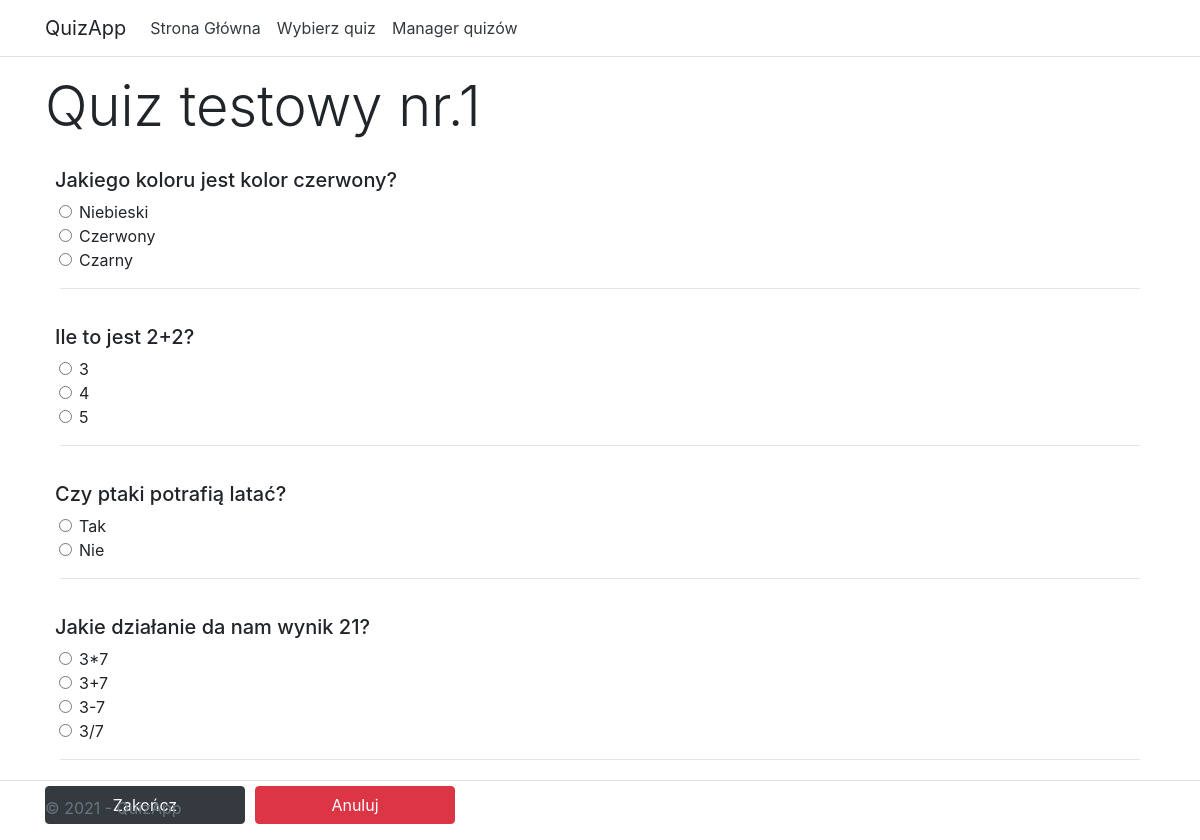
The page /quizzes/solve/1/ on the database its author committed.
### quizzes/models.py (models this page shows, shortened)
class Quiz(models.Model):
    title = models.CharField(max_length=64)

class Question(models.Model):
    quiz = models.ForeignKey(Quiz, on_delete=models.CASCADE)
    contents = models.CharField(max_length=512)

class Answer(models.Model):
    question = models.ForeignKey(Question, on_delete=models.CASCADE)
    contents = models.CharField(max_length=512)
    is_true = models.BooleanField(default=False)

### quizzes/views.py (the view)
# urls.py: path('solve/<int:quiz_id>/', views.solve, name='solve'),
def solve(request, quiz_id):
    quiz = get_object_or_404(Quiz, id=quiz_id)
    template = loader.get_template('quizzes/solve.html')
    context = {
        'quiz': quiz,
    }
    return HttpResponse(template.render(context, request))

### quizzes/templates/quizzes/solve.html (shortened to what this page needs)
{% load static %}
<!DOCTYPE html>
<html lang="en">
<head>
    <link rel="stylesheet" type="text/css" href="{% static 'quizzes/bootstrap.css' %}" />
</head>
<body>
    <header>
        <nav class="navbar navbar-expand-sm navbar-toggleable-sm navbar-light bg-white border-bottom box-shadow mb-3">
            <div class="container">
                <a class="navbar-brand" style="user-select: none" >QuizApp</a>
                <div class="navbar-collapse collapse d-sm-inline-flex justify-content-between">
                    <ul class="navbar-nav flex-grow-1">
                        <li class="nav-item">
                            <a href="/quizzes/" class="nav-link text-dark" >Strona Główna</a>
                        </li>
                        <li class="nav-item">
                            <a href="/quizzes/select" class="nav-link text-dark" >Wybierz quiz</a>
                        </li>
                        <li class="nav-item">
                            <a href="/quizzes/create" class="nav-link text-dark" >Manager quizów</a>
                        </li>
                    </ul>
                </div>
            </div>
        </nav>
    </header>
    <div class="container">
        <main role="main" class="pb-3">
            <div class="container">
                {% if quiz.question_set.all|length == 0 %}
                    <div class="d-flex justify-content-center" style="margin-top: 30px">
                        <h1 class="display-4 text-center">{{ quiz.title }} nie zawiera żadnych ptyań.</h1>
                    </div>
                    <div class="d-flex justify-content-center" style="margin-top: 20px">
                        <a href="/quizzes/select" class="btn btn-dark btn-lg" style="margin-top: 10px; margin-left: 10px; width: 200px">Powrót</a>
                    </div>
                {% else %}
                <div class="row">
                <h1 class="display-4">{{ quiz.title }}</h1>
                </div>
                <form action="{% url 'result' quiz.id %}" method="post">
                    {% for question in quiz.question_set.all %}
                        <div class="row" style="margin-left: -5px">
                            <div class="media">
                                <div class="media-body">
                                    <h5 style="margin-top: 20px">{{ question.contents }}</h5>
                                        {% for answer in question.answer_set.all %}
                                            <div class="form-check" style="margin-left: 4px">
                                                <input class="form-check-input" id="answer{{ forloop.counter }}" name="answer{{ question.id }}" type="radio" value={{ answer.is_true }}>
                                                <label class="form-check-label" for="answer{{ forloop.counter }}">{{ answer.contents }}</label>
                                            </div>
                                        {% endfor %}
                                </div>
                            </div>
                        </div>
                        <hr>
                    {% endfor %}
                    <div class="row">
                        <input type="submit" id="sendBtn" class="btn btn-dark" type="submit"  style="margin-top: 10px; color: white; width: 200px" value="Zakończ">
                        <a href="/quizzes/select" class="btn btn-danger" style="margin-top: 10px; margin-left: 10px; width: 200px">Anuluj</a>
                    </div>
                </form>
            {% endif %}
            </div>
        </main>
    </div>
    <div class="navbar-fixed-bottom">
     <footer class="border-top footer text-muted" style="position: fixed; height: 60px; bottom: 0; width: 100%; user-select: none">
        <div class="container" style="margin-top: 15px">
            &copy; 2021 - QuizApp
        </div>
    </footer>
    </div>
</body>
</html>

### rows shown on the page
Quiz: title "Quiz testowy nr.1"
Question: contents "Jakiego koloru jest kolor czerwony?"
Answer: contents "Niebieski"
Answer: contents "Czerwony"
Answer: contents "Czarny"
Question: contents "Ile to jest 2+2?"
Answer: contents "3"
Answer: contents "4"
Answer: contents "5"
Question: contents "Czy ptaki potrafią latać?"
Answer: contents "Tak"
Answer: contents "Nie"
Question: contents "Jakie działanie da nam wynik 21?"
Answer: contents "3*7"
Answer: contents "3+7"
Answer: contents "3-7"
Answer: contents "3/7"
